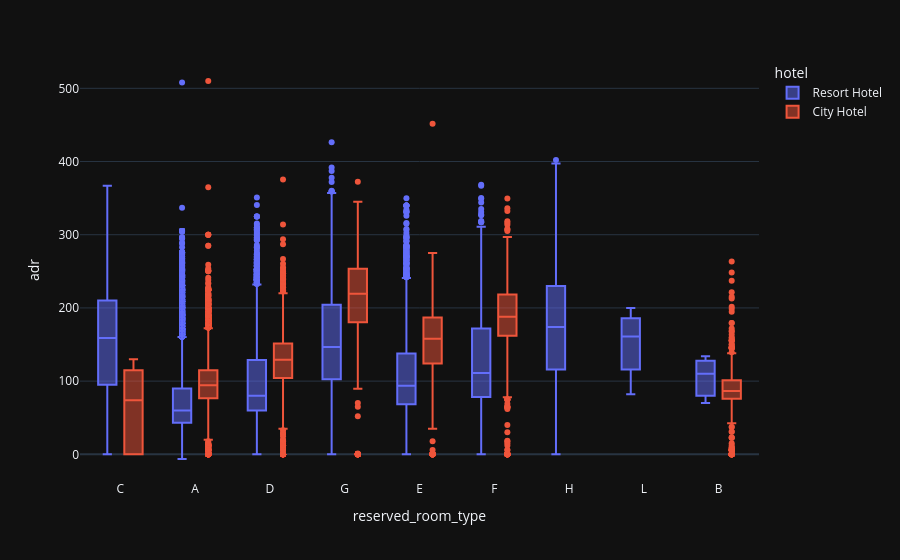

Notebook code for this chart:
### Markdown cell above
### Compare between different rooms prices in the two hotels

### Code cell
data = df[df['is_canceled'] == False ]

px.box(data_frame=data,x='reserved_room_type',y='adr',color='hotel',template='plotly_dark')

### Figure 1 — Plotly figure (JSON) as saved in the notebook; plotly's stock layout.template omitted (floating-point values rounded to 4 significant figures; data arrays with more than 128 entries replaced by an {"elided": "..."} marker saying what was removed)
{"data": [{"alignmentgroup": "True", "hovertemplate": "hotel=Resort Hotel<br>reserved_room_type=%{x}<br>adr=%{y}<extra></extra>", "legendgroup": "Resort Hotel", "marker": {"color": "#636efa"}, "name": "Resort Hotel", "notched": false, "offsetgroup": "Resort Hotel", "orientation": "v", "showlegend": true, "type": "box", "x": {"elided": "28519 str values"}, "x0": " ", "xaxis": "x", "y": {"elided": "28519 float values"}, "y0": " ", "yaxis": "y"}, {"alignmentgroup": "True", "hovertemplate": "hotel=City Hotel<br>reserved_room_type=%{x}<br>adr=%{y}<extra></extra>", "legendgroup": "City Hotel", "marker": {"color": "#EF553B"}, "name": "City Hotel", "notched": false, "offsetgroup": "City Hotel", "orientation": "v", "showlegend": true, "type": "box", "x": {"elided": "46226 str values"}, "x0": " ", "xaxis": "x", "y": {"elided": "46226 float values"}, "y0": " ", "yaxis": "y"}], "layout": {"boxmode": "group", "legend": {"title": {"text": "hotel"}, "tracegroupgap": 0}, "margin": {"t": 60}, "xaxis": {"anchor": "y", "domain": [0, 1], "title": {"text": "reserved_room_type"}}, "yaxis": {"anchor": "x", "domain": [0, 1], "title": {"text": "adr"}}}}
